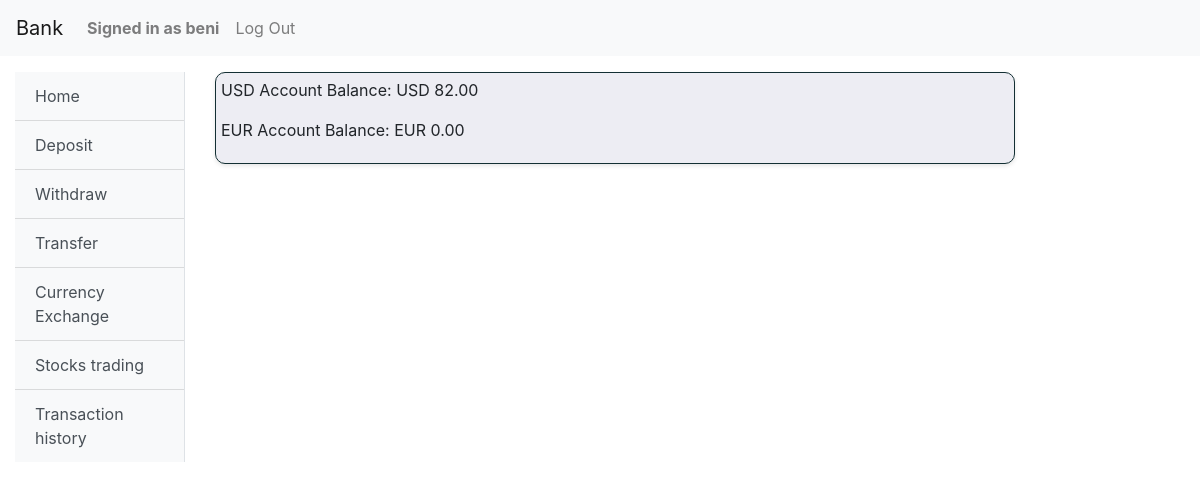
Screenshot of / (signed in) with the database file from the repository.
### bank/models.py (models this page shows)
class User(AbstractUser):
    usd_account = models.DecimalField(decimal_places=2, max_digits=16, default=0)
    eur_account = models.DecimalField(decimal_places=2, max_digits=16, default=0)
    account_number = models.CharField(max_length=12, unique=True)

### bank/views.py (the view)
# urls.py: path("", views.index, name="index"),
def index(request):
    if request.user.is_authenticated:
        user= request.user
        usd_account = user.usd_account
        eur_account = user.eur_account
        transactions = user.transactions.all().order_by('-timestamp')[:5]
        return render(request, "bank/index.html",{'usd_account': usd_account,
                                                   'eur_account': eur_account,
                                                   'transactions': transactions})
    else:
        return  HttpResponseRedirect(reverse('login'))

### bank/templates/bank/index.html
{% extends "bank/layout.html" %}
{% block body %}
    <div class="account-balance">
        <p>USD Account Balance: USD {{usd_account}}</p>
        <p>EUR Account Balance: EUR {{eur_account}}</p>
    </div>
{% endblock %}

### bank/templates/bank/layout.html (shortened to what this page needs)
{% load static %}
<!DOCTYPE html>
<html lang="en">
    <head>
        <link rel="stylesheet" href="https://stackpath.bootstrapcdn.com/bootstrap/4.4.1/css/bootstrap.min.css">
        <link href="{% static 'bank/styles.css' %}" rel="stylesheet">
    </head>
    <body>
        <nav class="navbar navbar-expand-lg navbar-light bg-light">
            <a class="navbar-brand" href="#">Bank</a>
            <div>
              <ul class="navbar-nav mr-auto">
                {% if user.is_authenticated %}
                    <li class="nav-item">
                        <a class="nav-link" href="#"><strong>Signed in as {{ user.username }}</strong></a>
                    </li>
                {% endif %}
                {% if user.is_authenticated %}
                    <li class="nav-item">
                        <a class="nav-link" href="{% url 'logout' %}">Log Out</a>
                    </li>
                {% endif %}
              </ul>
            </div>
          </nav>
          <div class="container-fluid mt-3">
            <div class="row">
                {% if user.is_authenticated %}
                <div class="col-md-2">
                    <div class="bg-light border-right" id="sidebar-wrapper">
                        <div class="list-group list-group-flush">
                            <a href="{% url 'index' %}" class="list-group-item list-group-item-action bg-light">Home</a>
                            <a href="{% url 'deposit' %}" class="list-group-item list-group-item-action bg-light">Deposit</a>
                            <a href="{% url 'withdraw' %}" class="list-group-item list-group-item-action bg-light">Withdraw</a>
                            <a href="{% url 'transfer' %}" class="list-group-item list-group-item-action bg-light">Transfer</a>
                            <a href="{% url 'eur_exchange' %}" class="list-group-item list-group-item-action bg-light">Currency Exchange</a>
                            <a href="{% url 'stocks' %}" class="list-group-item list-group-item-action bg-light">Stocks trading</a>
                            <a href="{% url 'history' %}" class="list-group-item list-group-item-action bg-light">Transaction history</a>
                        </div>
                    </div>
                </div>
                {% endif %}
                <div class="col-md-10">
                    <div class="body">
                        {% block body %}
                        {% endblock %}
                    </div>
                </div>
            </div>
        </div>
    </body>
</html>

### bank/static/bank/styles.css (style rules this page uses)
.account-balance { background-color: #e5e5eeab; border: 1px solid #132f33; padding: 5px; border-radius: 10px; box-shadow: 0 2px 4px rgba(0, 0, 0, 0.1); width: 100%; max-width: 800px; }

### rows the page displays
User: username "beni", usd_account "82.00", eur_account "0.00"
